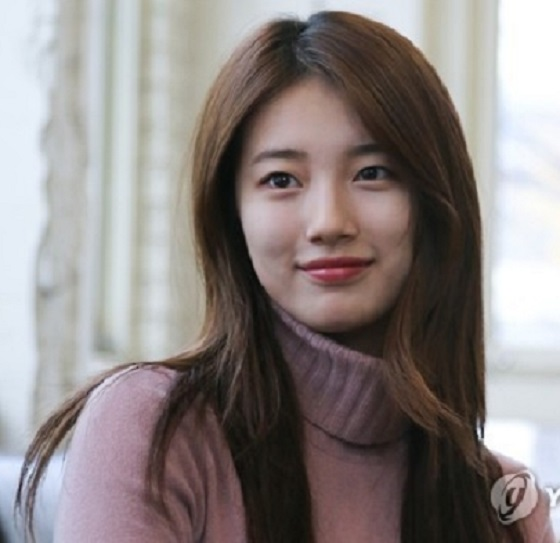
#> input picture image/01.jpg, 560 x 543 px, given in place of the camera
$ python WebCamPencilSketch.py
#> lines starting #> are read from the running program, lines starting #| are printed output that depends on the picture
# 설치한 OpenCV 패키지 불러오기
import cv2

# 웹캠으로부터 영상 가져오기(0 : 컴퓨터에 기본 설치된 웹캠 장치 / cv2.CAP_DSHOW : 화면에 웹캠영상 바로 보여주기)
cam = cv2.VideoCapture(0, cv2.CAP_DSHOW)

# 동영상은 시작부터 종료될때까지 프레임을 지속적으로 받아야 하기 때문에 while문을 계속 반복함
while True:

    # 웹캠의 영상은 이미지파일과 유사한 많은 프레임들이 빠르게 움직이면서 보여줌
    # 웹캠의 영상으로부터 프레임 1개마다 읽어오기 위해 사용
    ret, webcam_image = cam.read()  # 프레임 1개마다 읽기
#> webcam_image is the input picture: shape (543, 560, 3); mean B, G, R 131.6, 132.8, 140.5

    # 웹캠 영상으로부터 프레임(이미지)를 잘 받았으면 실행함
    if ret is True:

        # 흑백사진으로 변경
        gray = cv2.cvtColor(webcam_image, cv2.COLOR_BGR2GRAY)
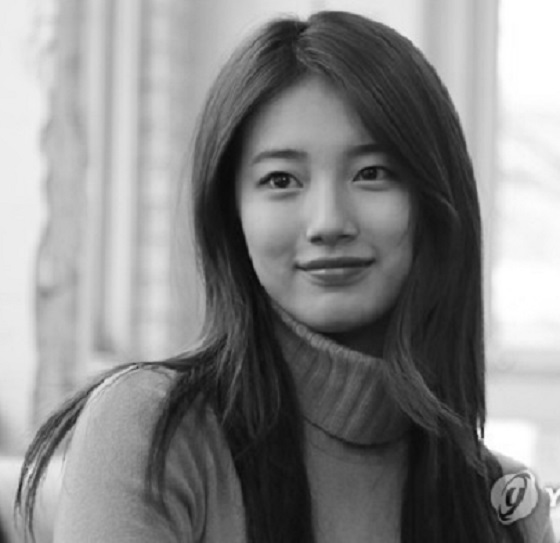
#> gray: shape (543, 560); min 6, max 255, mean 135

        # 변환한 흑백사진을 검정색과 흰색을 변경하기(검정색 -> 흰색 / 흰색 -> 검정색)
        invert = cv2.bitwise_not(gray)
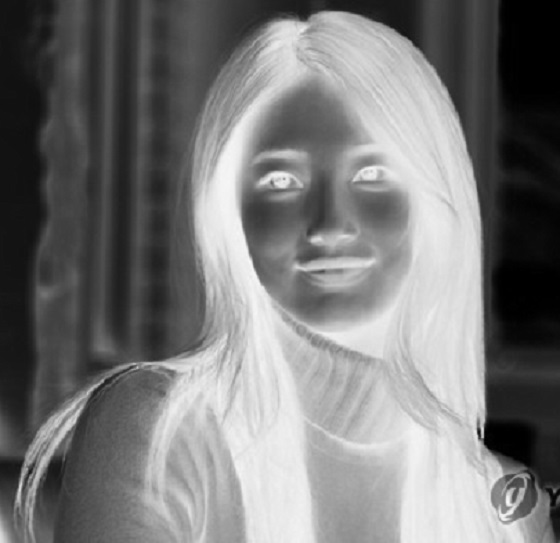
#> invert: shape (543, 560); min 0, max 249, mean 120

        # 가우시안 필터링 적용
        # 가우시안 커널(KSize): 가우시안 커널 크기
        # sigmaX: x방향 sigma로 가우시안 커널 크기(KSize)는 sigmaX 값에 따라 자동 계산
        # 사용 이유 : 밝은 곳은 더 밝게,  어두운 곳은 더 어둡게 변환
        blur = cv2.GaussianBlur(invert, (0, 0), 10)
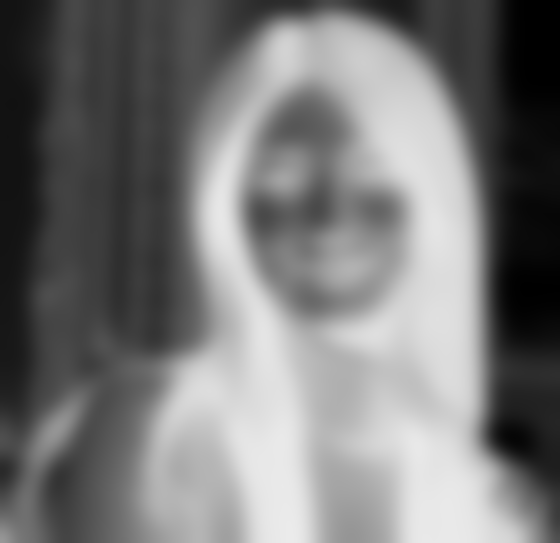
#> blur: shape (543, 560); min 0, max 235, mean 120

        # blur 블러 처리한 흑백사진을 검정색과 흰색을 변경하기(검정색 -> 흰색 / 흰색 -> 검정색)
        invertedBlur = cv2.bitwise_not(blur)
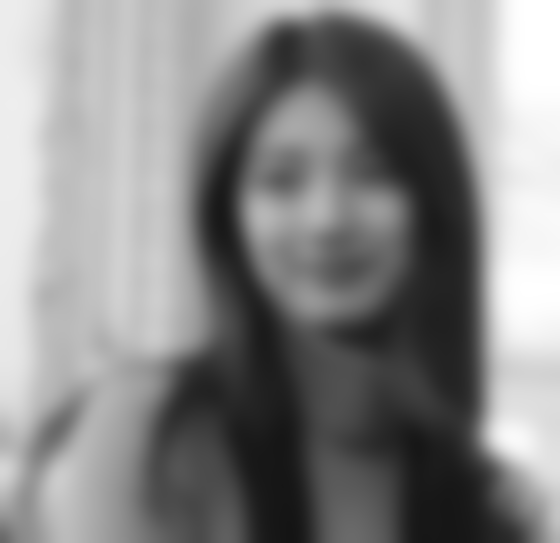
#> invertedBlur: shape (543, 560); min 20, max 255, mean 135

        # 스케치 효과를 주기 위해 흑백 사진과 블러 흑백 이미지를 나눈 뒤, 255를 곱함
        sketch = cv2.divide(gray, invertedBlur, scale=255)
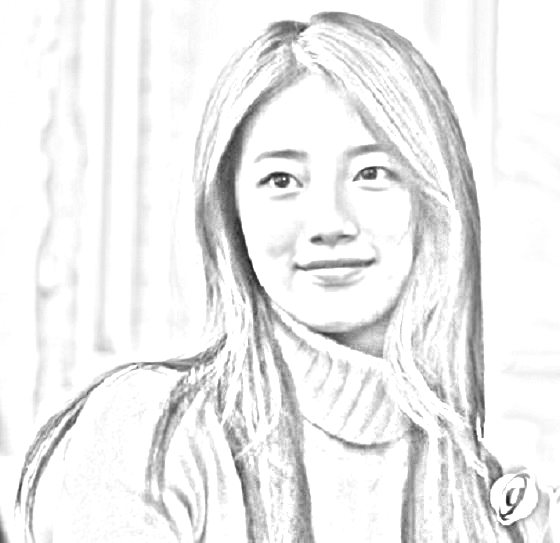
#> sketch: shape (543, 560); min 18, max 255, mean 237.2

        # 스케치 이미지 보여주기
        cv2.imshow("sketch", sketch)

    # 입력받는 것 대기하기, 작성안하면, 결과창이 바로 닫힘
    if cv2.waitKey(1) > 0:
#> (key Esc is pressed here)
        break

$ run again, on image/03.jpg
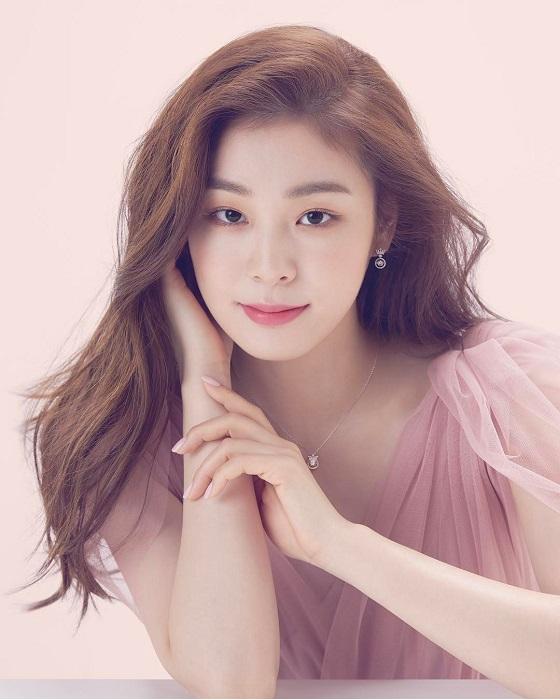
#> input picture image/03.jpg, 560 x 699 px, given in place of the camera
#> webcam_image is the input picture: shape (699, 560, 3); mean B, G, R 165, 164.8, 194.8
#> `invertedBlur = cv2.bitwise_not(blur)`:
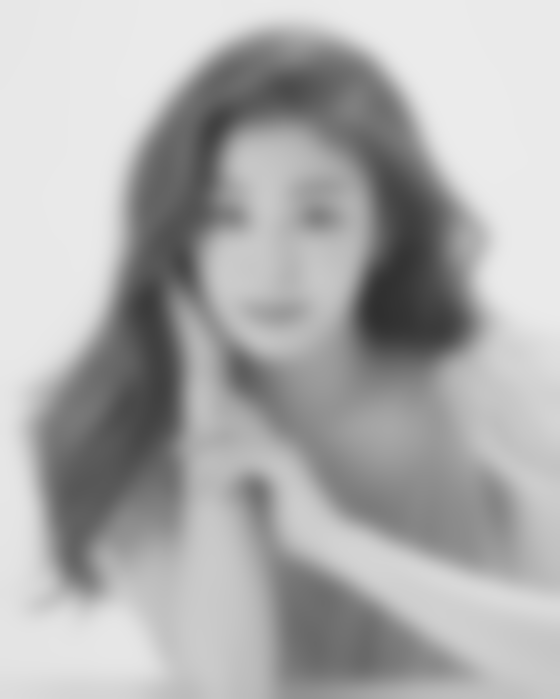
#> invertedBlur: shape (699, 560); min 47, max 235, mean 173.8
#> `sketch = cv2.divide(gray, invertedBlur, scale=255)`:
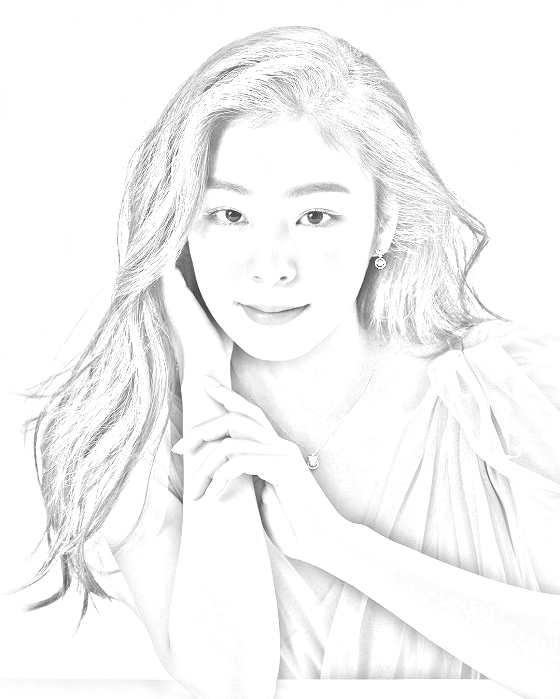
#> sketch: shape (699, 560); min 19, max 255, mean 245.4

$ run again, on image/04.jpg
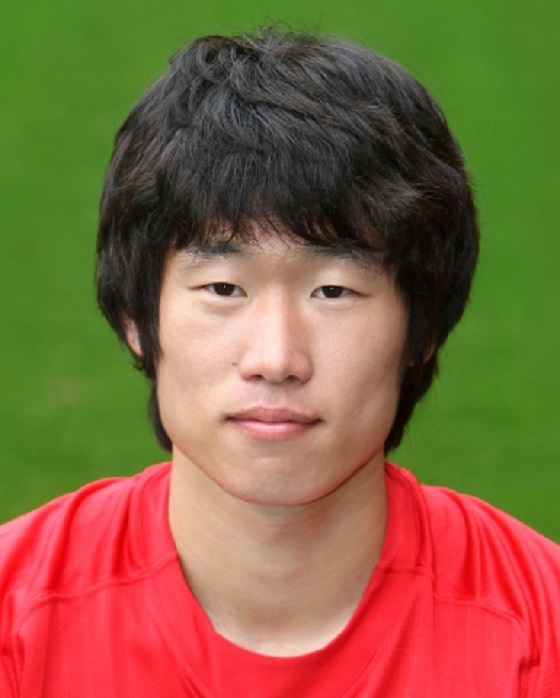
#> input picture image/04.jpg, 560 x 698 px, given in place of the camera
#> webcam_image is the input picture: shape (698, 560, 3); mean B, G, R 64.7, 98.9, 134.8
#> `invertedBlur = cv2.bitwise_not(blur)`:
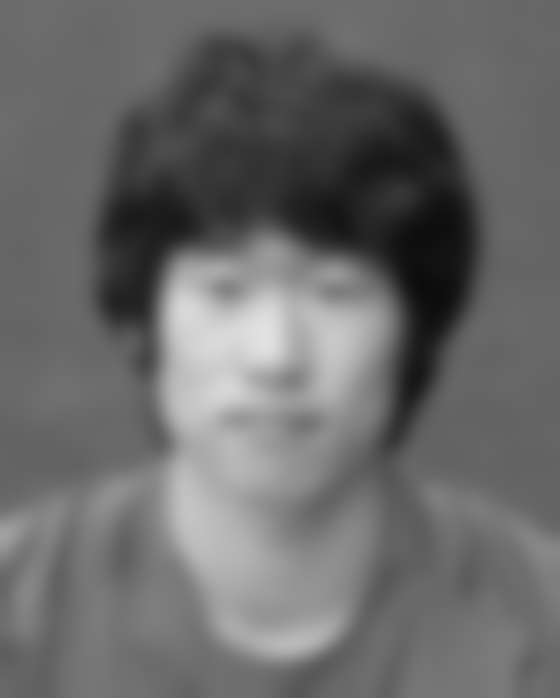
#> invertedBlur: shape (698, 560); min 12, max 226, mean 105.7
#> `sketch = cv2.divide(gray, invertedBlur, scale=255)`:
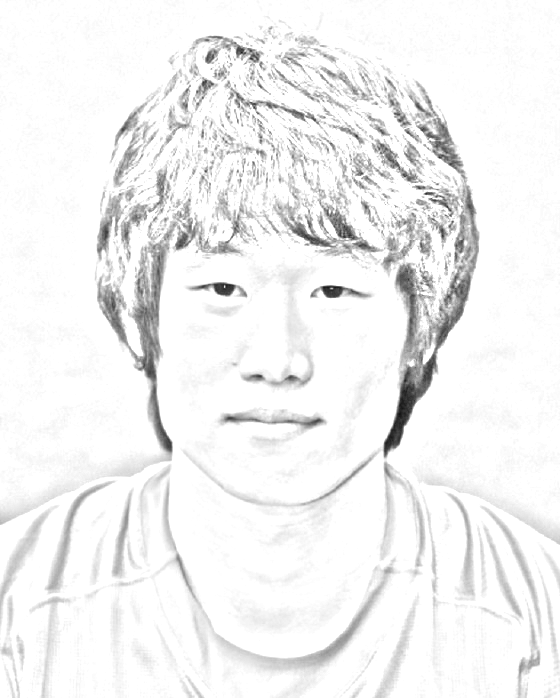
#> sketch: shape (698, 560); min 16, max 255, mean 241.6

$ run again, on image/izone.jpg
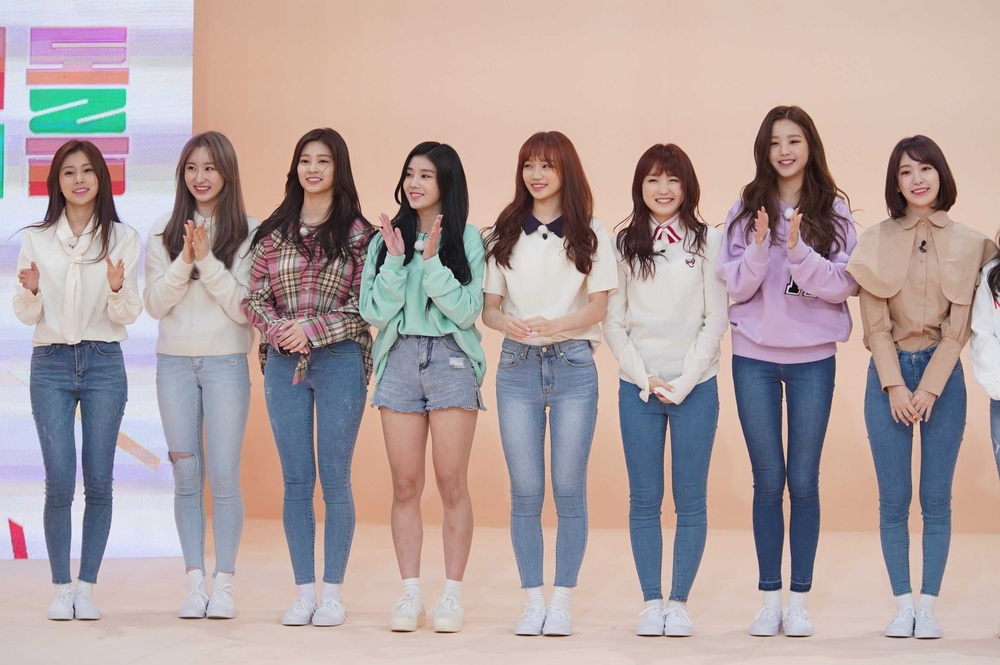
#> input picture image/izone.jpg, 1000 x 665 px, shrunk from 2897 x 1926 before the run, given in place of the camera
#> webcam_image is the input picture: shape (665, 1000, 3); mean B, G, R 160.6, 161.3, 176.9
#> `invertedBlur = cv2.bitwise_not(blur)`:
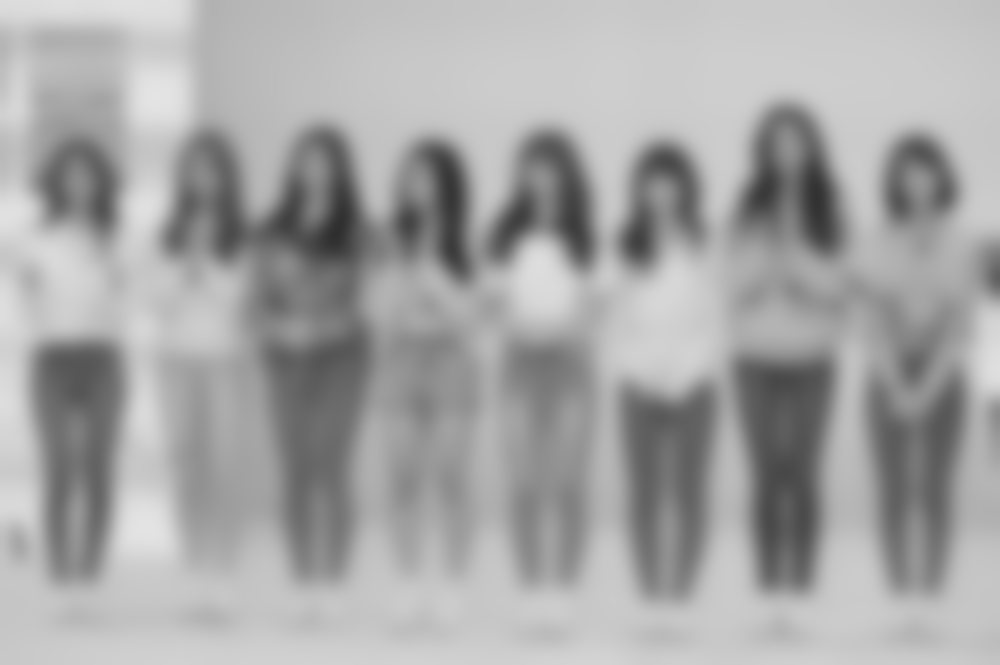
#> invertedBlur: shape (665, 1000); min 46, max 228, mean 165.9
#> `sketch = cv2.divide(gray, invertedBlur, scale=255)`:
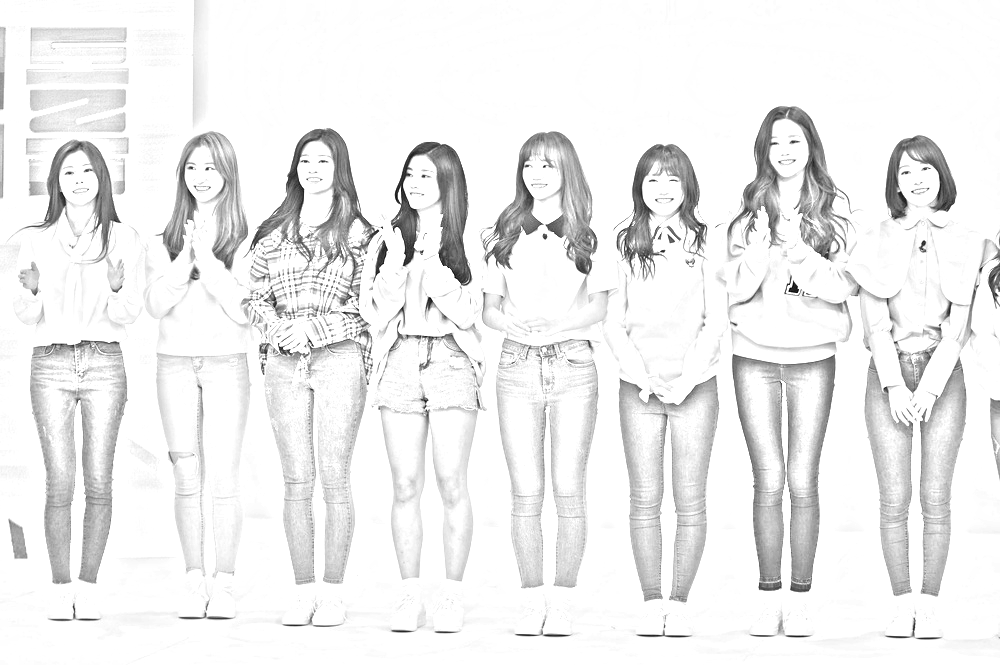
#> sketch: shape (665, 1000); min 4, max 255, mean 237.7
